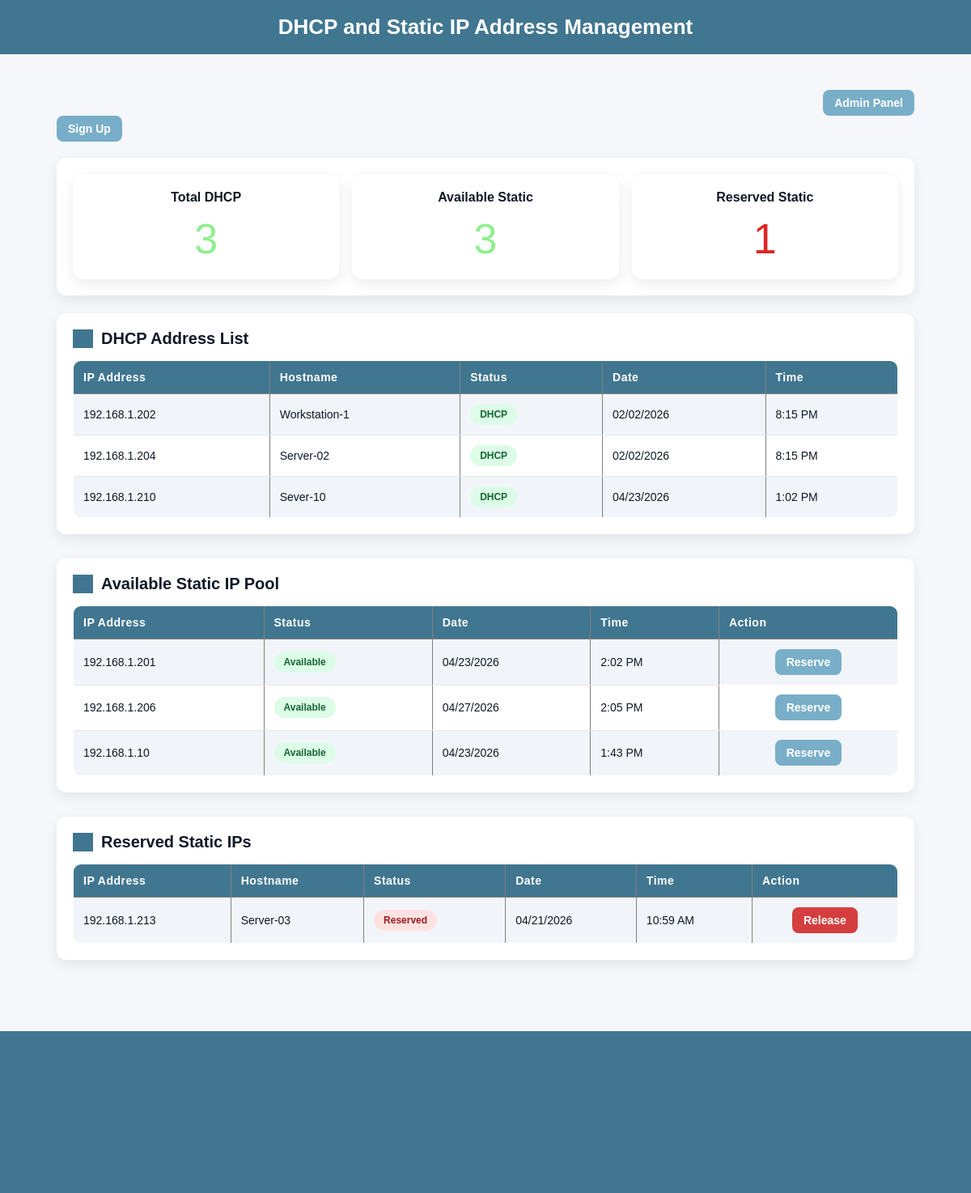
The page / on the database its author committed.
### ipam/models.py (models this page shows, shortened)
class IPAddress(models.Model):
    ip_address = models.GenericIPAddressField(unique=True)
    hostname = models.CharField(max_length=150, blank=True)
    status = models.CharField(
        max_length=20,
        choices=[
            ('dhcp', 'DHCP'),
            ('available', 'Available'),
            ('reserved', 'Reserved'),
        ],
        default='dhcp'
    )
    updated_at = models.DateTimeField(auto_now=True)
    class Meta:
        verbose_name = "DHCP Address"
        verbose_name_plural = "IP Addresses"

### ipam/views.py (the view)
# urls.py: path('', dhcp_list, name='dhcp_list'),
def dhcp_list(request):
    dhcp_addresses = IPAddress.objects.filter(status='dhcp')
    available_static = IPAddress.objects.filter(status='available')
    reserved_static = IPAddress.objects.filter(status='reserved')
    return render(request, 'ipam/dhcp_list.html', {
        'dhcp_addresses': dhcp_addresses,
        'available_static': available_static,
        'reserved_static': reserved_static,
        "dhcp_count": dhcp_addresses.count(),
        "available_count": available_static.count(),
        "reserved_count": reserved_static.count(),
    })

### ipam/templates/ipam/dhcp_list.html (shortened to what this page needs)
<!DOCTYPE html>
{% load static %}
<html lang="en">
<head>
    <link rel="stylesheet" href="{% static 'css/style.css' %}?v=99 ">
</head>
<body>
    <header>
        <h1>DHCP and Static IP Address Management</h1>
    </header>
    <main>
        <div class="container">
            <div class="admin-link">
                <a href="/admin/">
                    <button class="reserve-btn">Admin Panel</button>
                </a>
            </div>
            <div class="signup-link">
                <a href="{% url 'signup' %}">
                    <button class="reserve-btn">Sign Up</button>
                </a>
            </div>
            <section class="summary-cards">
                <div class="card dhcp">
                    <h3>Total DHCP</h3>
                    <p>{{ dhcp_count }}</p>
                </div>
                <div class="card available">
                    <h3>Available Static</h3>
                    <p>{{ available_count }}</p>
                </div>
                <div class="card reserved">
                    <h3>Reserved Static</h3>
                    <p>{{ reserved_count }}</p>
                </div>
            </section>
            <section id="dhcp-section">
                <h2>DHCP Address List</h2>
                <table border="1" cellpadding="5">
                    <tr>
                        <th>IP Address</th>
                        <th>Hostname</th>
                        <th>Status</th>
                        <th>Date</th>
                        <th>Time</th>
                    </tr>
                    {% for ip in dhcp_addresses %}
                    <tr>
                        <td>{{ ip.ip_address }}</td>
                        <td>{{ ip.hostname|default:"-" }}</td>
                        <td>
                            <span class="status-badge status-{{ ip.status }}">
                                {{ ip.get_status_display }}
                            </span>
                        </td>
                        <td>{{ ip.updated_at|date:"m/d/Y" }}</td>
                        <td>{{ ip.updated_at|date:"g:i A" }}</td>
                    </tr>
                    {% empty %}
                    <tr>
                        <td colspan="5">No DHCP address found.</td>
                    </tr>
                    {% endfor %}
                </table>
            </section>
            <section id="available-section" style="margin-top: 30px;">
                <h2>Available Static IP Pool</h2>
                <table border="1" cellpadding="5">
                    <tr>
                        <th>IP Address</th>
                        <th>Status</th>
                        <th>Date</th>
                        <th>Time</th>
                        <th>Action</th>
                    </tr>
                    {% for ip in available_static %}
                    <tr>
                        <td>{{ ip.ip_address }}</td>
                        <td>
                            <span class="status-badge status-{{ ip.status }}">
                                {{ ip.get_status_display }}
                            </span>
                        </td>
                        <td>{{ ip.updated_at|date:"m/d/Y" }}</td>
                        <td>{{ ip.updated_at|date:"g:i A" }}</td>
                        <td class="flex">
                            <form action="{% url 'reserve_ip' ip.id %}" method="POST">
                                <button type="submit" class="reserve-btn action-btn" data-action="reserve">
                                    Reserve
                                </button>
                            </form>
                        </td>
                    </tr>
                    {% empty %}
                    <tr>
                        <td colspan="5">No available static IPs found.</td>
                    </tr>
                    {% endfor %}
                </table>
            </section>
            <section id="reserved-section" style="margin-top: 30px;">
                <h2>Reserved Static IPs</h2>
                <table border="1" cellpadding="5">
                    <tr>
                        <th>IP Address</th>
                        <th>Hostname</th>
                        <th>Status</th>
                        <th>Date</th>
                        <th>Time</th>
                        <th>Action</th>
                    </tr>
                    {% for ip in reserved_static %}
                    <tr>
                        <td>{{ ip.ip_address }}</td>
                        <td>{{ ip.hostname|default:"-" }}</td>
                        <td>
                            <span class="status-badge status-{{ ip.status }}">
                                {{ ip.get_status_display }}
                            </span>
                        </td>
                        <td>{{ ip.updated_at|date:"m/d/Y" }}</td>
                        <td>{{ ip.updated_at|date:"g:i A" }}</td>
                        <td class="flex">
                            <form action="{% url 'release_ip' ip.id %}" method="POST">
                                <button type="submit" class="release-btn action-btn" data-action="release">
                                    Release
                                </button>
                            </form>
                        </td>
                    </tr>
                    {% empty %}
                    <tr>
                        <td colspan="6">No reserved static IPs found.</td>
                    </tr>
                    {% endfor %}
                </table>
            </section>
        </div>
    </main>
    <footer class="footer">
    </footer>
</body>
</html>

### ipam/static/css/style.css (style rules this page uses)
* { margin: 0; padding: 0; box-sizing: border-box; }
body { font-family: Arial, Helvetica, sans-serif; background-color: #f5f7fb; color: #111827; }
header { display: flex; flex-direction: row; justify-content: space-around; background-color: #417690; color: white; padding: 18px 24px; }
header h1 { margin: 0; font-size: 26px; font-weight: bold; text-align: center; }
.admin-link { display: flex; flex-direction: row; justify-content:flex-end; }
main { padding: 24px; }
.container { max-width: 1100px; margin: 0 auto; padding: 20px; }
section { background: white; padding: 20px; border-radius: 12px; box-shadow: 0 6px 18px rgba(0, 0, 0, 0.08); width: 100%; }
section h2 { margin-top: 0; font-size: 20px; border-left: 25px solid #417690; padding-left: 10px; }
table { width: 100%; border-collapse: collapse; margin-top: 15px; overflow: hidden; border-radius: 10px; cursor: pointer; }
th, td { padding: 12px; text-align: left; }
th { background: #417690; color: white; font-size: 14px; letter-spacing: 0.5px; }
tr:nth-child(even) td { background: #f1f5f9; }
td { font-size: 14px; border-bottom: 1px solid #e5e7eb; }
.status-badge { padding: 5px 10px; font-size: 12px; font-weight: bold; display: inline-block; }
.status-dhcp { background: #dcfce7; color: #166534; }
.flex { display: flex; flex-direction: row; justify-content: center; border: none; }
.reserve-btn { background: #79aec8; color: white; border: none; padding: 8px 14px; border-radius: 8px; cursor: pointer; font-weight: 600; font-size: 14px; transition: 0.2s ease-in-out; }
.release-btn { background: #d53e3e; color: white; border: none; padding: 8px 14px; border-radius: 8px; cursor: pointer; font-weight: 600; font-size: 14px; transition: 0.2s ease-in-out; }
.status-badge { padding: 6px 12px; border-radius: 999px; font-size: 12px; font-weight: 700; display: inline-block; }
.status-available { background: #dcfce7; color: #166534; }
.status-reserved { background: #fee2e2; color: #991b1b; }
.summary-cards { display: grid; grid-template-columns: repeat(3, 1fr); gap: 16px; margin: 20px 0 22px; width: 100%; }
.card { background: white; padding: 20px; border-radius: 14px; box-shadow: 0 6px 18px rgba(0, 0, 0, 0.08); text-align: center; }
.card h3 { margin: 0; font-size: 16px; font-weight: 700; color: #111827; }
.card p { margin: 12px 0 0; font-size: 52px; font-weight: 500; }
.card.dhcp p { color: lightgreen; }
.card.available p { color: lightgreen; }
.card.reserved p { color: #dc2626; }
.footer { background-color: #417690; width: 100%; min-height: 200px; margin-top: 44px; }

### rows shown on the page
IPAddress: ip_address "192.168.1.202", hostname "Workstation-1", status "DHCP", updated_at "02/02/2026", updated_at "8:15 PM"
IPAddress: ip_address "192.168.1.204", hostname "Server-02", status "DHCP", updated_at "02/02/2026", updated_at "8:15 PM"
IPAddress: ip_address "192.168.1.210", hostname "Sever-10", status "DHCP", updated_at "04/23/2026", updated_at "1:02 PM"
IPAddress: ip_address "192.168.1.201", status "Available", updated_at "04/23/2026", updated_at "2:02 PM"
IPAddress: ip_address "192.168.1.206", status "Available", updated_at "04/27/2026", updated_at "2:05 PM"
IPAddress: ip_address "192.168.1.10", status "Available", updated_at "04/23/2026", updated_at "1:43 PM"
IPAddress: ip_address "192.168.1.213", hostname "Server-03", status "Reserved", updated_at "04/21/2026", updated_at "10:59 AM"

### other values the page prints
{{ dhcp_count }} "3"
{{ available_count }} "3"
{{ reserved_count }} "1"
